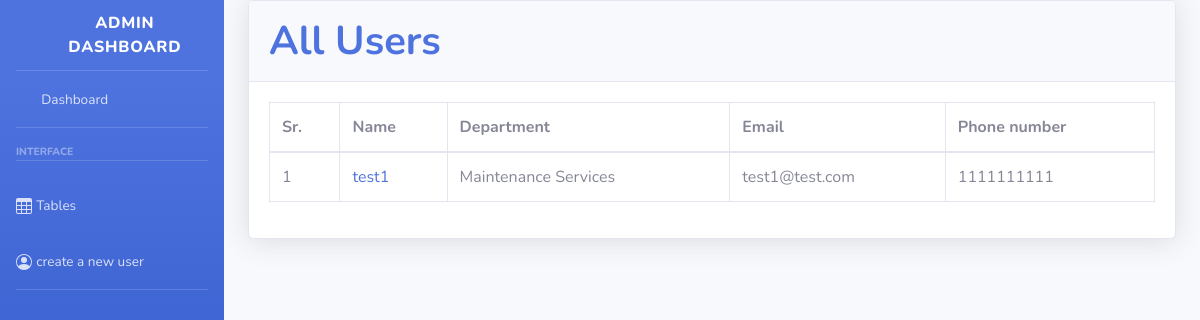
Before: /all_user with the older database file.
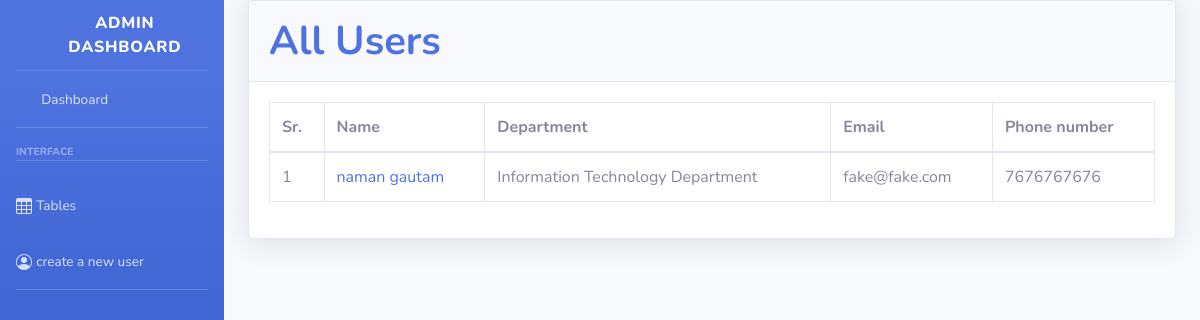
After: the same page with the newer database file.
### app1/models.py (models this page shows, shortened)
class Assign(models.Model):
    id = models.CharField(max_length=4, primary_key=True, unique=True, default=generate_id)
    name = models.CharField(max_length=20)
    email = models.EmailField(max_length=30, unique=True)
    dob = models.DateField(null=True, blank=True)
    department = models.ForeignKey('Department', on_delete=models.SET_NULL, null=True, blank=True)
    phone_number = models.CharField(max_length=13, unique=True)
    profile_picture = models.ImageField(upload_to='profile_pictures/', blank=True, null=True)
    user = models.OneToOneField(User, on_delete=models.CASCADE, related_name='assign', null=True, blank=True)
    class Meta:
        default_related_name = 'assign_users'

class Department(models.Model):
    name = models.CharField(max_length=100)

### app1/views.py (the view)
# urls.py: path('all_user',views.view_users, name='view_users'),
def view_users(request):
    assigns = Assign.objects.all()
    for assign in assigns:
        print(assign.id)
    return render(request, 'view_users.html', {'assigns': assigns})

### app1/Templates/view_users.html (shortened to what this page needs)
{% load static %}
<!DOCTYPE html>
<html lang="en">
<head>
    <link href="{% static 'vendor/fontawesome-free/css/all.min.css' %}" rel="stylesheet" type="text/css">
    <link href="{% static 'css/sb-admin-2.min.css' %}" rel="stylesheet">
    <link href="{% static 'vendor/datatables/dataTables.bootstrap4.min.css' %}" rel="stylesheet">
</head>
<body id="page-top">
    <div id="wrapper">
        <ul class="navbar-nav bg-gradient-primary sidebar sidebar-dark accordion" id="accordionSidebar">
            <a class="sidebar-brand d-flex align-items-center justify-content-center" href="/">
                <div class="sidebar-brand-icon rotate-n-15">
                    <i class="fas fa-laugh-wink"></i>
                </div>
                <div class="sidebar-brand-text mx-3">Admin dashboard</div>
            </a>
            <hr class="sidebar-divider my-0">
            <li class="nav-item">
                <a class="nav-link" href="/">
                    <i class="fas fa-fw fa-tachometer-alt"></i>
                    <span>Dashboard</span></a>
            </li>
            <hr class="sidebar-divider">
            <div class="sidebar-heading">
                Interface
            </div>
            <hr class="sidebar-divider">
            <li class="nav-item">
                <a class="nav-link" href="/table" , target="_blank">
                    <span>Tables</span></a>
            </li>
            <li class="nav-item">
                <a class="nav-link" href="/create_user">
                    <span>create a new user</span></a>
            </li>
            <hr class="sidebar-divider d-none d-md-block">
        </ul>
        <div id="content-wrapper" class="d-flex flex-column">
            <div id="content">
                <div class="container-fluid">
                    <div class="card shadow mb-4">
                        <div class="card-header py-3">
                            <h1 class="m-0 font-weight-bold text-primary">All Users</h1>
                        </div>
                        <div class="card-body">
                            <div class="table-responsive">
                                <table class="table table-bordered" id="dataTable" width="100%" cellspacing="0">
                                    <thead>
                                        <tr>
                                            <th>Sr.</th>
                                            <th>Name</th>
                                            <th>Department</th>
                                            <th>Email</th>
                                            <th>Phone number</th>
                                        </tr>
                                    </thead>
                                    <tbody>
                                        {% for assign in assigns %}
                                        <tr>
                                            <td>{{ forloop.counter }}</td>
                                            <td><a href="{% url 'edit_user' assign.id %}" target="_blank">
                                                {{ assign.name }}</a>
                                            </td>
                                            <td>{{ assign.department.name }}</td>
                                            <td>{{ assign.email }}</td>
                                            <td>{{ assign.phone_number }}</td>
                                        </tr>
                                        {% endfor %}
                                    </tbody>
                                </table>
                            </div>
                        </div>
                    </div>
                </div>
</body>
</html>

Changed rows visible on the page:
removed Assign: name "test1", department.name "Maintenance Services", email "test1@test.com", phone_number "1111111111"
added Assign: name "naman gautam", department.name "Information Technology Department", email "fake@fake.com", phone_number "7676767676"
